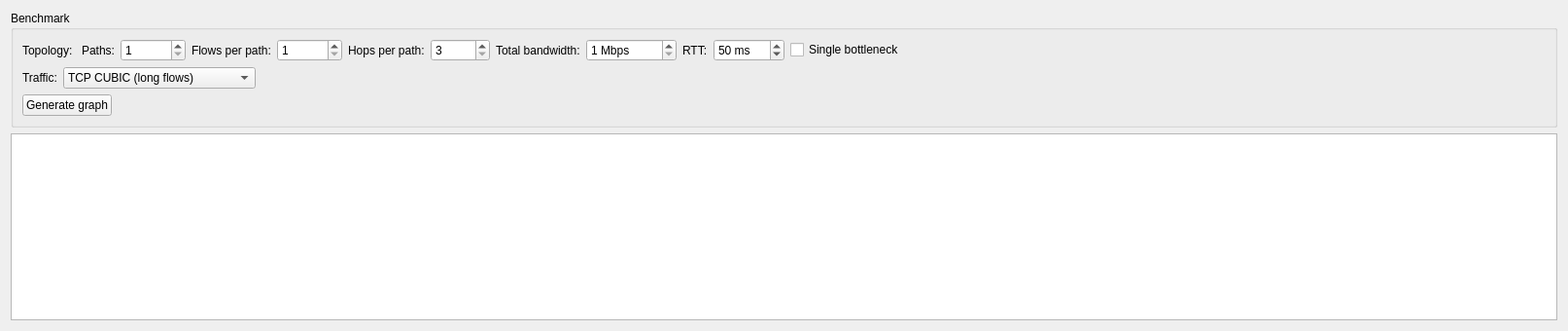
      <widget class="QWidget" name="tabBenchmark">
       <attribute name="title">
        <string>Benchmark</string>
       </attribute>
       <layout class="QVBoxLayout" name="verticalLayout">
        <item>
         <widget class="QGroupBox" name="groupBox_7">
          <property name="title">
           <string>Benchmark</string>
          </property>
          <layout class="QVBoxLayout" name="verticalLayout_21">
           <item>
            <widget class="QWidget" name="widget_25" native="true">
             <layout class="QGridLayout" name="gridLayout_3">
              <property name="leftMargin">
               <number>0</number>
              </property>
              <property name="topMargin">
               <number>0</number>
              </property>
              <property name="rightMargin">
               <number>0</number>
              </property>
              <property name="bottomMargin">
               <number>0</number>
              </property>
              <item row="0" column="6">
               <widget class="QLabel" name="label_51">
                <property name="text">
                 <string>Hops per path:</string>
                </property>
               </widget>
              </item>
              <item row="0" column="4">
               <widget class="QSpinBox" name="spinBenchmarkFlowsPerPath">
                <property name="minimum">
                 <number>1</number>
                </property>
                <property name="maximum">
                 <number>100000</number>
                </property>
               </widget>
              </item>
              <item row="0" column="2">
               <widget class="QSpinBox" name="spinBenchmarkPaths">
                <property name="minimum">
                 <number>1</number>
                </property>
                <property name="maximum">
                 <number>100000</number>
                </property>
               </widget>
              </item>
              <item row="0" column="11">
               <widget class="QSpinBox" name="spinBenchmarkRTT">
                <property name="suffix">
                 <string> ms</string>
                </property>
                <property name="minimum">
                 <number>4</number>
                </property>
                <property name="maximum">
                 <number>1000</number>
                </property>
                <property name="value">
                 <number>50</number>
                </property>
               </widget>
              </item>
              <item row="0" column="3">
               <widget class="QLabel" name="label_50">
                <property name="text">
                 <string>Flows per path:</string>
                </property>
               </widget>
              </item>
              <item row="0" column="1">
               <widget class="QLabel" name="label_49">
                <property name="text">
                 <string>Paths:</string>
                </property>
               </widget>
              </item>
              <item row="0" column="0">
               <widget class="QLabel" name="label_53">
                <property name="text">
                 <string>Topology: </string>
                </property>
               </widget>
              </item>
              <item row="0" column="8">
               <widget class="QLabel" name="label_52">
                <property name="text">
                 <string>Total bandwidth:</string>
                </property>
               </widget>
              </item>
              <item row="0" column="16">
               <spacer name="horizontalSpacer_27">
                <property name="orientation">
                 <enum>Qt::Horizontal</enum>
                </property>
                <property name="sizeHint" stdset="0">
                 <size>
                  <width>40</width>
                  <height>20</height>
                 </size>
                </property>
               </spacer>
              </item>
              <item row="0" column="9">
               <widget class="QSpinBox" name="spinBenchmarkBandwidth">
                <property name="suffix">
                 <string> Mbps</string>
                </property>
                <property name="minimum">
                 <number>1</number>
                </property>
                <property name="maximum">
                 <number>10000</number>
                </property>
               </widget>
              </item>
              <item row="0" column="7">
               <widget class="QSpinBox" name="spinBenchmarkHopsPerPath">
                <property name="minimum">
                 <number>3</number>
                </property>
                <property name="maximum">
                 <number>10000</number>
                </property>
               </widget>
              </item>
              <item row="0" column="10">
               <widget class="QLabel" name="label_55">
                <property name="text">
                 <string>RTT:</string>
                </property>
               </widget>
              </item>
              <item row="0" column="12">
               <widget class="QCheckBox" name="checkBenchmarkBottleneck">
                <property name="text">
                 <string>Single bottleneck</string>
                </property>
               </widget>
              </item>
             </layout>
            </widget>
           </item>
           <item>
            <widget class="QWidget" name="widget_26" native="true">
             <layout class="QHBoxLayout" name="horizontalLayout_27">
              <property name="leftMargin">
               <number>0</number>
              </property>
              <property name="topMargin">
               <number>0</number>
              </property>
              <property name="rightMargin">
               <number>0</number>
              </property>
              <property name="bottomMargin">
               <number>0</number>
              </property>
              <item>
               <widget class="QLabel" name="label_54">
                <property name="text">
                 <string>Traffic:</string>
                </property>
               </widget>
              </item>
              <item>
               <widget class="QComboBox" name="cmbBenchmarkTraffic">
                <property name="sizeAdjustPolicy">
                 <enum>QComboBox::AdjustToContents</enum>
                </property>
                <item>
                 <property name="text">
                  <string>TCP CUBIC (long flows)</string>
                 </property>
                </item>
                <item>
                 <property name="text">
                  <string>TCP CUBIC (medium flows)</string>
                 </property>
                </item>
                <item>
                 <property name="text">
                  <string>TCP CUBIC (short flows)</string>
                 </property>
                </item>
                <item>
                 <property name="text">
                  <string>TCP NewReno (long flows)</string>
                 </property>
                </item>
                <item>
                 <property name="text">
                  <string>TCP NewReno (medium flows)</string>
                 </property>
                </item>
                <item>
                 <property name="text">
                  <string>TCP NewReno (short flows)</string>
                 </property>
                </item>
                <item>
                 <property name="text">
                  <string>UDP (constant bitrate)</string>
                 </property>
                </item>
                <item>
                 <property name="text">
                  <string>UDP (average bitrate)</string>
                 </property>
                </item>
               </widget>
              </item>
              <item>
               <spacer name="horizontalSpacer_28">
                <property name="orientation">
                 <enum>Qt::Horizontal</enum>
                </property>
                <property name="sizeHint" stdset="0">
                 <size>
                  <width>1327</width>
                  <height>20</height>
                 </size>
                </property>
               </spacer>
              </item>
             </layout>
            </widget>
           </item>
           <item>
            <widget class="QWidget" name="widget_27" native="true">
             <layout class="QHBoxLayout" name="horizontalLayout_28">
              <property name="leftMargin">
               <number>0</number>
              </property>
              <property name="topMargin">
               <number>0</number>
              </property>
              <property name="rightMargin">
               <number>0</number>
              </property>
              <property name="bottomMargin">
               <number>0</number>
              </property>
              <item>
               <widget class="QPushButton" name="btnBenchmarkGenerateGraph">
                <property name="text">
                 <string>Generate graph</string>
                </property>
               </widget>
              </item>
              <item>
               <spacer name="horizontalSpacer_29">
                <property name="orientation">
                 <enum>Qt::Horizontal</enum>
                </property>
                <property name="sizeHint" stdset="0">
                 <size>
                  <width>1423</width>
                  <height>20</height>
                 </size>
                </property>
               </spacer>
              </item>
             </layout>
            </widget>
           </item>
          </layout>
         </widget>
        </item>
        <item>
         <widget class="QPlainTextEdit" name="txtBenchmark">
          <property name="maximumBlockCount">
           <number>1000</number>
          </property>
         </widget>
        </item>
       </layout>
      </widget>
